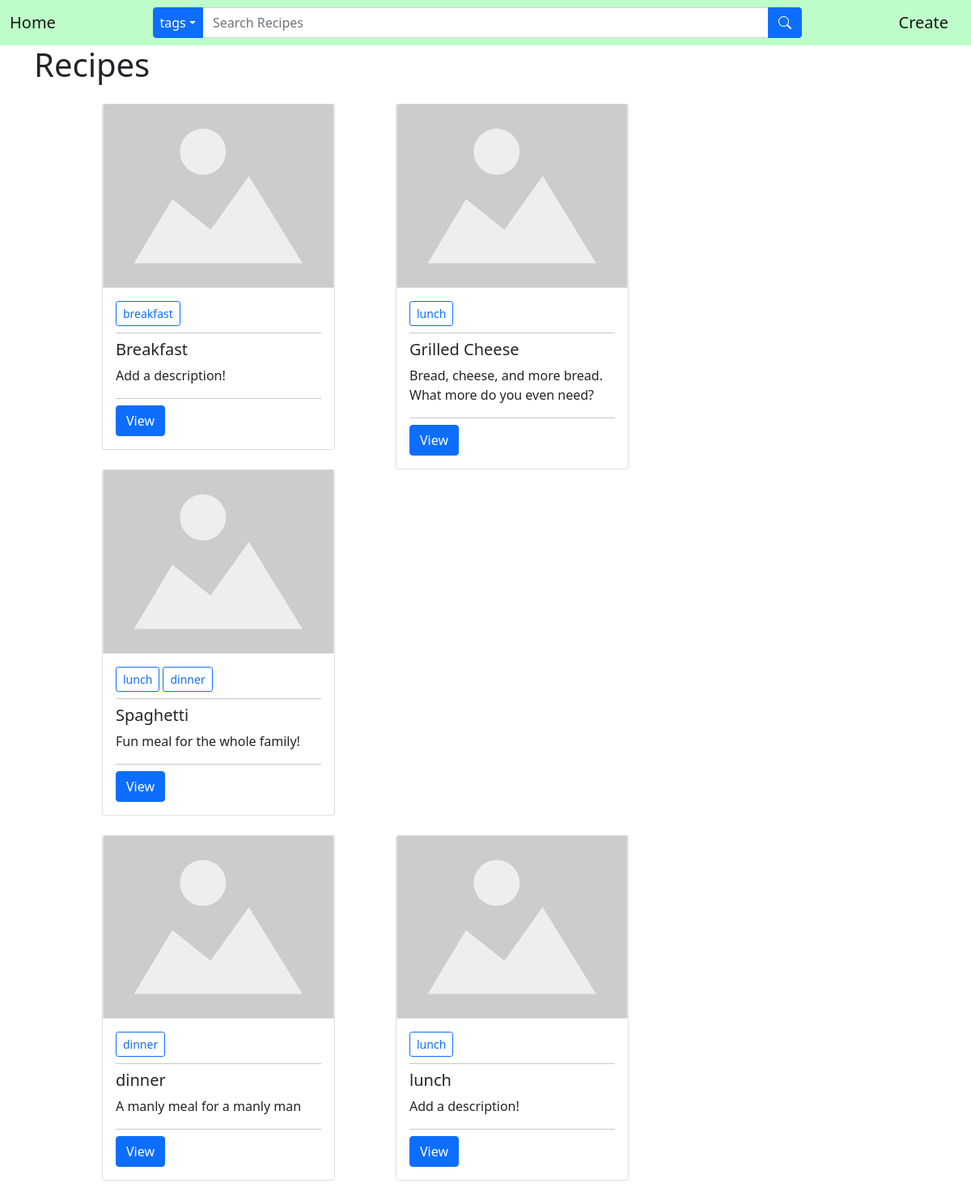
The page / on the database its author committed.
### recipes/models.py (models this page shows, shortened)
class Recipe(models.Model):
    name = models.CharField(max_length=30)
    pub_date = models.DateTimeField('date published', default=timezone.now)
    description = models.TextField(max_length=500, default="Add a description!")
    image = models.ImageField(default='default.png', upload_to='recipe_pics')
    tags = models.ManyToManyField(Tag, null=True)
    instructions = models.TextField(max_length=1000, default='')

class Tag(models.Model):
    name = models.CharField(max_length=20)
    def __str__(self):
        return self.name

### recipes/views.py (the view)
# urls.py: path('', HomeView.as_view(), name='mmp-home'),
class HomeView(ListView):
    model = Recipe
    template_name = 'recipes/home.html'
    context_object_name = 'recipe_list'
    ordering = 'name'
    paginate_by = 12

### recipes/context_processors.py (called while the page is built)
def tag_context(request):
    tags = Tag.objects.all()
    return{
        'tags': tags
    }

### recipes/templates/recipes/home.html (shortened to what this page needs)
{% extends "recipes/base.html" %}
{% block content %}
    <div class="container">
        <h1>Recipes</h1>
        <div class="row m-4">
            {% for recipe in recipe_list %}
                <div class="col-3 mx-5">
                    <div class="card" style="width: 18rem;">
                        <img src="{{ recipe.image.url }}" class="card-img-top" alt="...">
                        <div class="card-body">
                            <form method="GET" action="{% url 'tag-list' %}">
                                {% for tag in recipe.tags.all %}
                                <input class="btn btn-outline-primary btn-sm" type="submit" name="tag" value="{{ tag }}">
                                {% endfor %}
                            </form>
                            <hr class="my-2">
                            <h5 class="card-title">{{ recipe.name }}</h5>
                            <p class="card-text">{{ recipe.description }}</p>
                            <hr class="my-2">
                            <a href="{% url 'recipe-detail' recipe.id %}" class="btn btn-primary">View</a>
                        </div>
                    </div>
                </div>
            {% if forloop.counter|divisibleby:3 %}
        </div>
        <div class="row m-4">
            {% endif %}
            {% endfor %}
        </div>
    </div>
{% endblock content %}

### recipes/templates/recipes/base.html (shortened to what this page needs)
{% load static %}
<!DOCTYPE html>
<html lang="en">
<head>
    <link href="https://cdn.jsdelivr.net/npm/bootstrap@5.0.0-beta1/dist/css/bootstrap.min.css" rel="stylesheet">
    <link rel="stylesheet" href="https://cdn.jsdelivr.net/npm/bootstrap-icons@1.3.0/font/bootstrap-icons.css">
</head>
<body>
    <nav class="navbar sticky-top navbar-light" style="background-color: #befdc9;">
        <div class="container-fluid d-flex">
            <a class="navbar-brand me-0" href="{% url 'mmp-home' %}">Home</a>
            <form method="GET" action="{% url 'search-list' %}">
                <div class="input-group">
                        <a class="btn btn-primary dropdown-toggle px-2" role="button" id="navbarDropdown" data-bs-toggle="dropdown" aria-expanded="false">tags</a>
                    <input class="form-control" type="search" name="search" placeholder="Search Recipes" area-label="Search" style="width: 700px;">
                    <button class="btn btn-primary bi bi-search" type="submit"></button>
                </div>
            </form>
            <a class="navbar-brand" href="{% url 'recipe-create' %}">Create</a>
        </div>
    </nav>
    {% block content %}{% endblock %}
</body>
</html>

### rows shown on the page
Recipe: image (placeholder picture), name "Breakfast", description "Add a description!"
Tag: tag "breakfast"
Recipe: image (placeholder picture), name "Grilled Cheese", description "Bread, cheese, and more bread. What more do you even need?"
Tag: tag "lunch"
Recipe: image (placeholder picture), name "Spaghetti", description "Fun meal for the whole family!"
Tag: tag "dinner"
Recipe: image (placeholder picture), name "dinner", description "A manly meal for a manly man"
Recipe: image (placeholder picture), name "lunch", description "Add a description!"
